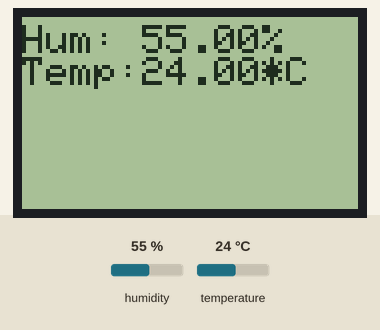
This sketch was run on a simulated ESP32. Parts: 84×48 one-colour display. Inputs (shaded band) come from the test bench; at power-on: humidity 55 %, temperature 24 °C. WiFi joins after 1.5 s; servers stay silent unless stated; what the sketch prints to the serial monitor is not drawn.

Above: at 3.2 s.
3.3 s: humidity set to 22 %
At 4.6 s:
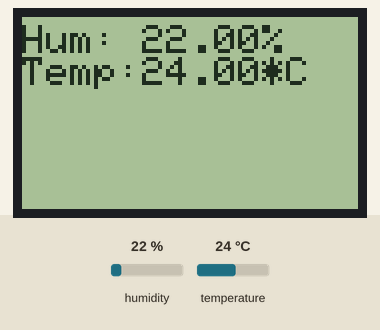
5.6 s: temperature set to 12 °C
At 7.1 s:
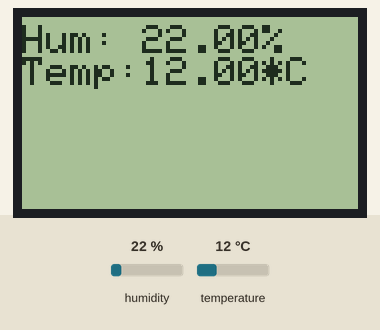
7.6 s: humidity set to 40 %
At 9.4 s:
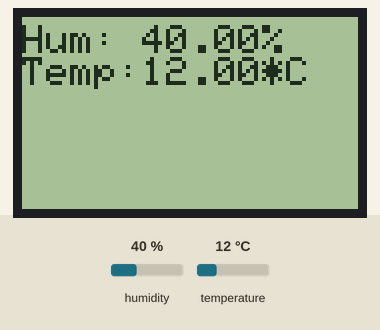
9.7 s: temperature set to 19 °C
At 10.7 s:
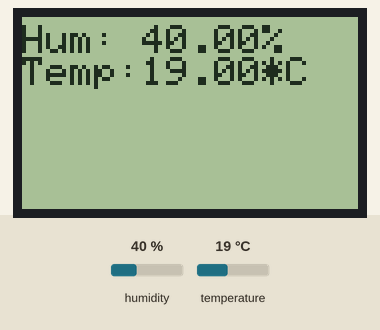
Timing chart, 0 to 12.7 s (numbered marks = the images above; inputs shaded):
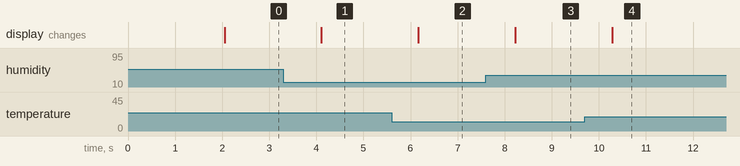

Measured:
- after the input at 3.3 s, the display: changes after 0.81 s (image 1)
- after the input at 5.6 s, the display: changes after 0.57 s (image 2)
- after the input at 7.6 s, the display: changes after 0.62 s (image 3)
- after the input at 9.7 s, the display: changes after 0.58 s (image 4)

The sketch:

dht.ino
```cpp
#include <Adafruit_GFX.h>
#include <Adafruit_PCD8544.h>
#include "DHT.h"
#include <WiFi.h>
#include <WiFiClient.h>

/*LCD PINOUT*/
#define CLK 18
#define DIN 23
#define DC 19
#define CE 5
#define RST 14

Adafruit_PCD8544 display = Adafruit_PCD8544 (CLK, DIN, DC, CE, RST);

/*DHT PINOUT*/
#define DHTPIN 25
#define DHTTYPE DHT22

DHT dht(DHTPIN, DHTTYPE);

/*WIFI CONF*/
const char* ssid = "NETWORK NAME"; /*Put your networks name here*/
const char* password = "PASSWORD"; /*put your network pass here*/

WiFiServer server(80);

void setup() {
  Serial.begin(115200);

  /*Display setup*/
  display.setContrast(50);
  display.clearDisplay();
  display.begin();

  /*DHT setup*/
  dht.begin();

  /*Wi-fi setup*/
  Serial.println("Connecting to: ");
  Serial.println(ssid);

  WiFi.begin(ssid, password);

  while(WiFi.status() != WL_CONNECTED){
    delay(1000);
    Serial.print(".");
  }

  Serial.println("\nWiFi connection established!");
  Serial.println("Your webserver is reachable here: ");
  Serial.println(WiFi.localIP());

  server.begin();
}

void loop() {
  /*DHT input*/
  float h = dht.readHumidity();     //Read humidity
  float t = dht.readTemperature();  //Read temperature

  if (isnan(h) || isnan(t)) {
    Serial.println("Failed to read from DHT sensor!");
    return;
  }
  /*Serial Output*/
  Serial.print(F("Humidity: "));
  Serial.print(h);
  Serial.print(F("  Temperature: "));
  Serial.print(t);
  Serial.print(F("°C\n"));

  /*Display Output*/
  display.clearDisplay();
  display.setTextSize(1);
  display.setTextColor(BLACK);
  display.setCursor(0, 2);

  display.print("Hum: ");
  display.print(h, 2);
  display.print("%\n");
  display.print("Temp:");
  display.print(t, 2);
  display.print("*C\n");

  display.display();

  /*Webserver Output*/
  WiFiClient client = server.available();
  if(client){
    Serial.println("New Client!");
    String currentLine = "";
    while (client.connected()) {
      if (client.available()) {
        char c = client.read();
        if (c == '\n') {
          if (currentLine.length() == 0) {
            /*Response with 200 status*/
            client.println("HTTP/1.1 200 OK");
            client.println("Content-type:text/html");
            client.println();

            /*Response with data*/
            client.print("<center>Temp: ");
            client.print(t);
            client.print("\nHum: ");
            client.print(h);
            client.print("</center>");
            /*Response ends with newline character*/
            client.println();
            break;
          } else {
            currentLine = "";
          }
        }
      }
    }
    /*Closing connection*/
    client.stop();
    Serial.println("Client Disconnected.");
  }
  delay(500);
}
```
